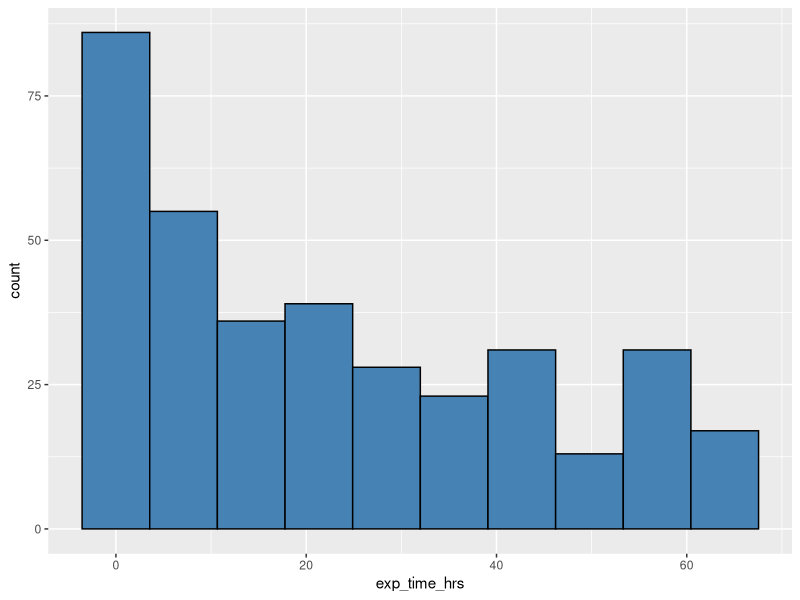
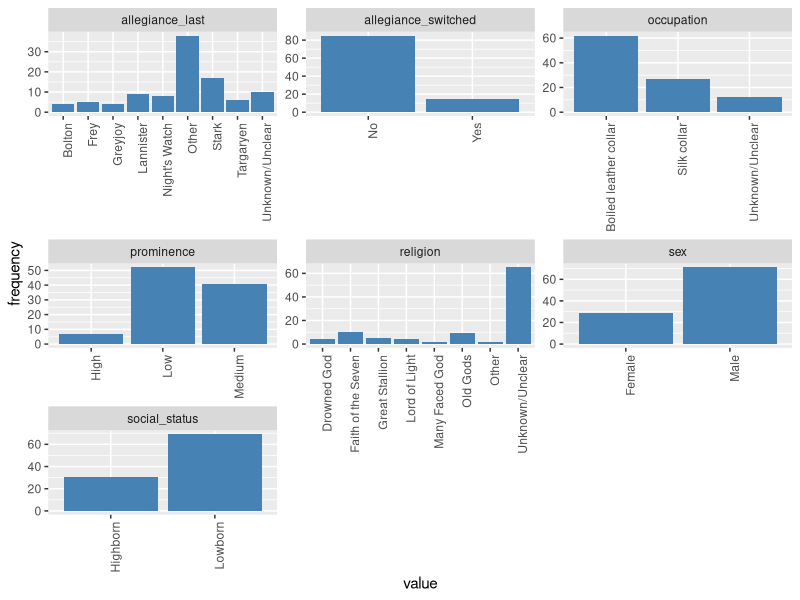
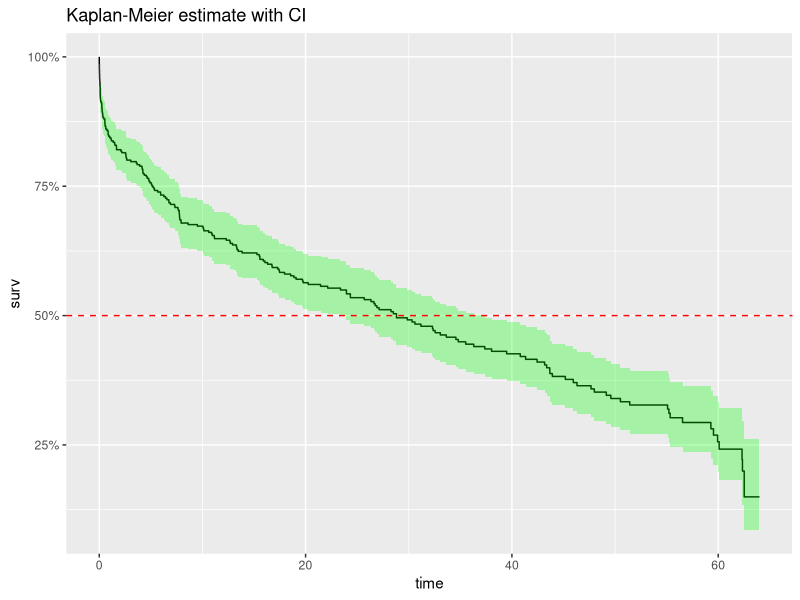
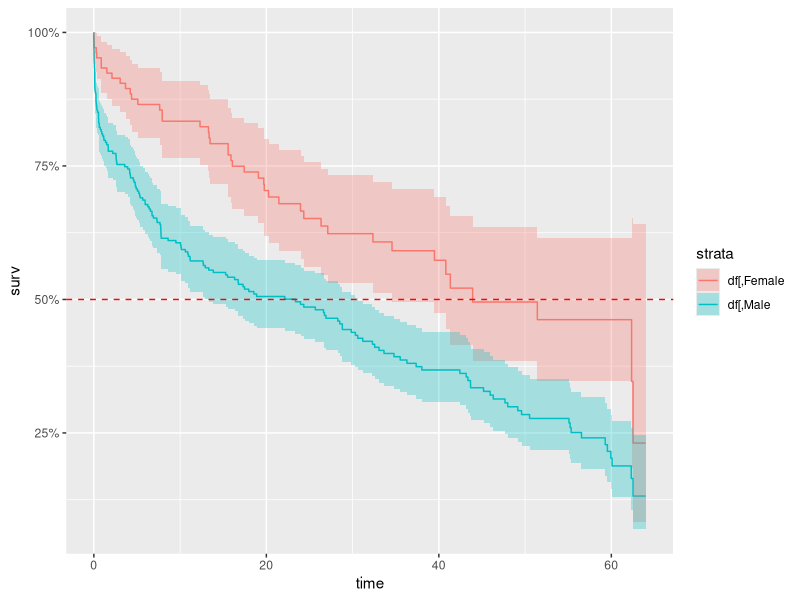

Source code (R) for these figures, in order: (Note: this script raises an error after producing the figures.)
## ---- chunk 1
library(tidyverse)
library(survival)
library(ggfortify)
library(ggplot2)
library(broom)
library(survminer)
## ---- chunk 2
setwd("C:/MY_DATAS/MyGit/GoT-Survival_Analysis")
raw_data =  read.csv("./GoT_dataset/character_data_S01-S08.csv")

dat = raw_data %>% 
  select(name,
         exp_time_hrs,
         dth_flag,
         sex,
         religion,
         occupation,
         social_status,
         allegiance_last,
         allegiance_switched,
         prominence
         ) %>% 
  mutate(sex = c("Male",
             "Female")[match(sex, c(1,2))],
         religion = c("Great Stallion",
                  "Lord of Light",
                  "Faith of the Seven",
                  "Old Gods",
                  "Drowned God",
                  "Many Faced God",
                  "Other",
                  "Unknown/Unclear")[match(religion,c(1,2,3,4,5,6,7,9))],
         occupation = c("Silk collar",
                    "Boiled leather collar",
                    "Unknown/Unclear")[match(occupation,c(1,2,9))],
         social_status = c("Highborn",
                       "Lowborn")[match(social_status,c(1,2))],
         allegiance_last = c("Stark",
                         "Targaryen",
                         "Night's Watch",
                         "Lannister",
                         "Greyjoy",
                         "Bolton",
                         "Frey",
                         "Other",
                         "Unknown/Unclear")[match(allegiance_last,c(1,2,3,4,5,6,7,8,9))],
         allegiance_switched = c("No",
                             "Yes")[match(allegiance_switched,c(1,2))],
         prominence = ifelse(prominence>3,
                         "High",
                         ifelse(prominence<1,
                                "Low",
                                "Medium")
                         )
     )
## ---- chunk 3
summary(dat$exp_time_hrs)
## ---- chunk 4
ggplot(dat,aes(exp_time_hrs)) + geom_histogram(bins = 10, color="black",fill="steelblue")
## ---- chunk 5
prop.table(table(dat$dth_flag))
## ---- chunk 6
d_plot = dat %>%
  select(-name,-exp_time_hrs,-dth_flag) %>%
  gather() %>%
  group_by(key) %>%
  count(value) %>% 
  mutate(frequency=round(`n`/sum(`n`)*100,0)) %>%
  arrange(desc(key),desc(frequency))

d_plot %>% ggplot(aes(x=value, y=frequency)) +
    facet_wrap(~ key, scales = "free") +
    geom_bar(stat="identity", fill="steelblue") +
    theme(axis.text.x = element_text(angle = 90, hjust = 1))
## ---- chunk 7
fit.KM = survfit(Surv(exp_time_hrs, dth_flag) ~ 1, data = dat)
autoplot(fit.KM,conf.int.fill = "#00FF00", censor=FALSE) +
  geom_hline(yintercept=.5, linetype="dashed", color = "red")+ ggtitle("Kaplan-Meier estimate with CI")
## ---- chunk 8
fit.KM
## ---- chunk 9
# draw the KM survival curve with stratification with a given exlanatory variable
plot_KM <- function(df,col,CI=TRUE){
  fit = survfit(Surv(df$exp_time_hrs, df$dth_flag) ~ df[,col])
  autoplot(fit,conf.int=CI,censor=FALSE) + 
    geom_hline(yintercept=.5, linetype="dashed", color = "red") 
}

# Print the medians for stratas (+formating)
print_medians <- function(df,col){
  fit = survfit(Surv(df$exp_time_hrs, df$dth_flag) ~ df[,col])
  infos_fit = surv_median(fit)
  infos_fit = infos_fit %>% 
    mutate(strata=substr(strata,11,100))
  cat("Medians:\n")
  cat(sprintf("%*s %*s %*s\n",25,"Group",15,"Median",20,"Conf.Interval"))
  fit.conf=paste("( ",infos_fit$lower,";",infos_fit$upper," )",sep="")
  cat(sprintf("%*s %*s %*s\n",25,infos_fit$strata,15,infos_fit$median,20,fit.conf))
}

# Print cox regression HR+CI and LRT for stratas (+formating)
print_cox <- function(df,col){
  fit_cox = coxph(Surv(df$exp_time_hrs, df$dth_flag) ~ df[,col])
  x = tidy(fit_cox)
  cox.ref = fit_cox$xlevels[[1]][1]
  cox.term = substr(x$term,10,100)
  cox.hr = round(exp(x$estimate),2)
  cox.hr.conflow = round(exp(x$conf.low),2)
  cox.hr.confhigh = round(exp(x$conf.high),2)
  cat("Cox Regression:\n")
  cat(sprintf("%*s %*s %*s\n",25,"Group",15,"Hazard Ratio",20,"Conf.Interval"))
  cat(sprintf("%*s %*s %*s\n",25,cox.ref,15,"(Reference)",20,"-"))
  cox.conf=paste("( ",cox.hr.conflow,";",cox.hr.confhigh," )",sep="")
  cat(sprintf("%*s %*s %*s\n",25,cox.term,15,cox.hr,20,cox.conf))
  y = glance(fit_cox)
  cox.lrt = ifelse(y$p.value.log<0.01,formatC(y$p.value.log, format = "e", digits = 2),formatC(y$p.value.log, digits = 2))
  cat(paste("\nLikelihood Ratio Test:",cox.lrt))
}

## ---- chunk 10
plot_KM(dat,"sex")
## ---- chunk 11
print_cox(dat,"sex")
## ---- chunk 12
print_medians(dat,"sex")
## ---- chunk 13
plot_KM(dat,"religion",FALSE)
## ---- chunk 14
print_cox(dat,"religion")
## ---- chunk 15
print_medians(dat,"religion")
## ---- chunk 16
plot_KM(dat,"occupation")
## ---- chunk 17
print_cox(dat,"occupation")
## ---- chunk 18
print_medians(dat,"occupation")
## ---- chunk 19
plot_KM(dat,"social_status")
## ---- chunk 20
print_cox(dat,"social_status")
## ---- chunk 21
print_medians(dat,"social_status")
## ---- chunk 22
plot_KM(dat,"allegiance_last",FALSE)
## ---- chunk 23
print_cox(dat,"allegiance_last")
## ---- chunk 24
print_medians(dat,"allegiance_last")
## ---- chunk 25
plot_KM(dat,"allegiance_switched")
## ---- chunk 26
print_cox(dat,"allegiance_switched")
## ---- chunk 27
print_medians(dat,"allegiance_switched")
## ---- chunk 28
plot_KM(dat,"prominence")
## ---- chunk 29
print_cox(dat,"prominence")
## ---- chunk 30
print_medians(dat,"prominence")
## ---- chunk 31
dat_model = select(dat,-name)
Model_Full = coxph(Surv(exp_time_hrs,dth_flag)~.,data=dat_model)
MAIC = step(Model_Full)
## ---- chunk 32
MAIC
## ---- chunk 33
d_new = dat %>% 
  filter(name %in% c("Arya Stark","Jaime Lannister","Theon Greyjoy","Jon Snow","Eddard Stark","Ramsay Bolton","Samwell Tarly","Illyrio Mopatis","Mhaegen","Todder","Merry Frey")) %>% 
  select(-exp_time_hrs,-dth_flag)

z = list()

for(i in 1:nrow(d_new)) {
    row <- d_new[i,]
    p_s = survfit(MAIC,newdata = row)
    z = c(z,list(p_s))
}
names(z)=d_new$name

ggsurvplot_combine(z,
           conf.int = FALSE,
           risk.table = FALSE,
           pval = FALSE,
           censor = FALSE,
           surv.median.line = "hv",
           ggtheme = theme_gray())
